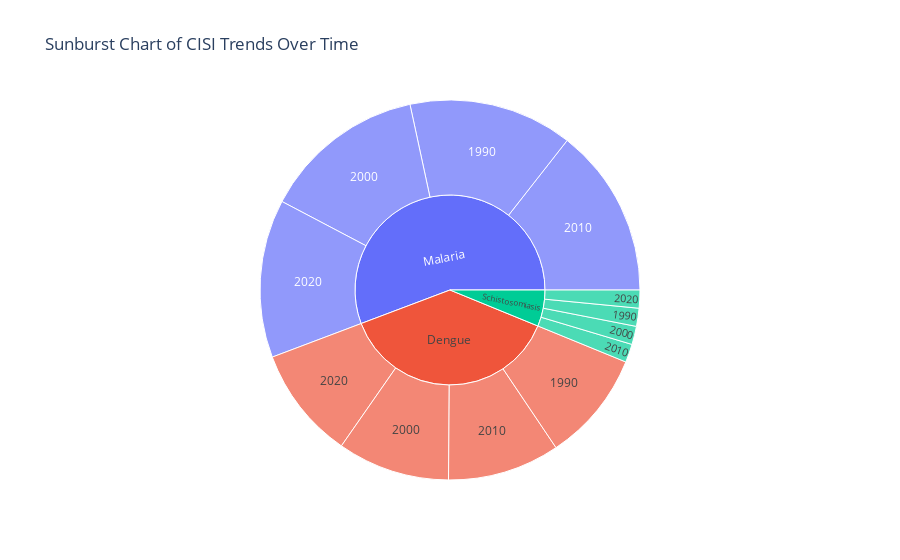

Write notebook code for a chart like this one.
### Code cell
import plotly.express as px

# Prepare the data for the sunburst chart (create a combined DataFrame)
sunburst_data = combined_grouped_df.copy()
sunburst_data['Decade'] = sunburst_data['Decade'].astype(str)  # Ensure the decade is a string

# Create the sunburst plot
fig = px.sunburst(sunburst_data, path=['Disease', 'Decade'], values='CISI', 
                  title="Sunburst Chart of CISI Trends Over Time")

# Show the plot
fig.show()

### Figure 1 — Plotly figure (JSON) as saved in the notebook; plotly's stock layout.template omitted (floating-point values rounded to 4 significant figures)
{"data": [{"branchvalues": "total", "domain": {"x": [0, 1], "y": [0, 1]}, "hovertemplate": "labels=%{label}<br>CISI=%{value}<br>parent=%{parent}<br>id=%{id}<extra></extra>", "ids": ["Malaria/1990", "Malaria/2000", "Malaria/2010", "Malaria/2020", "Schistosomiasis/1990", "Schistosomiasis/2000", "Schistosomiasis/2010", "Schistosomiasis/2020", "Dengue/1990", "Dengue/2000", "Dengue/2010", "Dengue/2020", "Malaria", "Schistosomiasis", "Dengue"], "labels": ["1990", "2000", "2010", "2020", "1990", "2000", "2010", "2020", "1990", "2000", "2010", "2020", "Malaria", "Schistosomiasis", "Dengue"], "name": "", "parents": ["Malaria", "Malaria", "Malaria", "Malaria", "Schistosomiasis", "Schistosomiasis", "Schistosomiasis", "Schistosomiasis", "Dengue", "Dengue", "Dengue", "Dengue", "", "", ""], "type": "sunburst", "values": [1.434, 1.428, 1.481, 1.383, 0.1579, 0.1599, 0.16, 0.1575, 0.9646, 0.9819, 0.9807, 0.983, 5.725, 0.6353, 3.91]}], "layout": {"legend": {"tracegroupgap": 0}, "title": {"text": "Sunburst Chart of CISI Trends Over Time"}}}
